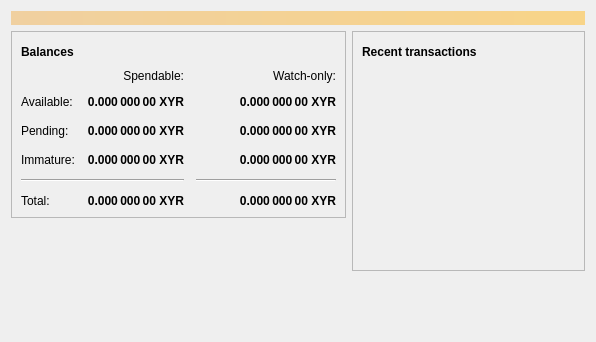
<?xml version="1.0" encoding="UTF-8"?>
<ui version="4.0">
 <class>OverviewPage</class>
 <widget class="QWidget" name="OverviewPage">
  <property name="geometry">
   <rect>
    <x>0</x>
    <y>0</y>
    <width>596</width>
    <height>342</height>
   </rect>
  </property>
  <property name="windowTitle">
   <string>Form</string>
  </property>
  <layout class="QVBoxLayout" name="topLayout">
   <item>
    <widget class="QLabel" name="labelAlerts">
     <property name="visible">
      <bool>false</bool>
     </property>
     <property name="styleSheet">
      <string notr="true">QLabel { background-color: qlineargradient(x1: 0, y1: 0, x2: 1, y2: 0, stop:0 #F0D0A0, stop:1 #F8D488); color:#000000; }</string>
     </property>
     <property name="wordWrap">
      <bool>true</bool>
     </property>
     <property name="margin">
      <number>3</number>
     </property>
     <property name="textInteractionFlags">
      <set>Qt::TextSelectableByMouse</set>
     </property>
    </widget>
   </item>
   <item>
    <layout class="QHBoxLayout" name="horizontalLayout" stretch="1,1">
     <item>
      <layout class="QVBoxLayout" name="verticalLayout_2">
       <item>
        <widget class="QFrame" name="frame">
         <property name="frameShape">
          <enum>QFrame::StyledPanel</enum>
         </property>
         <property name="frameShadow">
          <enum>QFrame::Raised</enum>
         </property>
         <layout class="QVBoxLayout" name="verticalLayout_4">
          <item>
           <layout class="QHBoxLayout" name="horizontalLayout_4">
            <item>
             <widget class="QLabel" name="label_5">
              <property name="font">
               <font>
                <weight>75</weight>
                <bold>true</bold>
               </font>
              </property>
              <property name="text">
               <string>Balances</string>
              </property>
             </widget>
            </item>
            <item>
             <widget class="QPushButton" name="labelWalletStatus">
              <property name="enabled">
               <bool>true</bool>
              </property>
              <property name="maximumSize">
               <size>
                <width>30</width>
                <height>16777215</height>
               </size>
              </property>
              <property name="toolTip">
               <string>The displayed information may be out of date. Your wallet automatically synchronizes with the XEYRA network after a connection is established, but this process has not completed yet.</string>
              </property>
              <property name="text">
               <string/>
              </property>
              <property name="icon">
               <iconset resource="../bitcoin.qrc">
                <normaloff>:/icons/warning</normaloff>
                <disabledoff>:/icons/warning</disabledoff>:/icons/warning</iconset>
              </property>
              <property name="iconSize">
               <size>
                <width>24</width>
                <height>24</height>
               </size>
              </property>
              <property name="flat">
               <bool>true</bool>
              </property>
             </widget>
            </item>
            <item>
             <spacer name="horizontalSpacer_3">
              <property name="orientation">
               <enum>Qt::Horizontal</enum>
              </property>
              <property name="sizeHint" stdset="0">
               <size>
                <width>40</width>
                <height>20</height>
               </size>
              </property>
             </spacer>
            </item>
           </layout>
          </item>
          <item>
           <layout class="QGridLayout" name="gridLayout">
            <property name="spacing">
             <number>12</number>
            </property>
            <item row="2" column="2">
             <widget class="QLabel" name="labelWatchPending">
              <property name="font">
               <font>
                <weight>75</weight>
                <bold>true</bold>
               </font>
              </property>
              <property name="cursor">
               <cursorShape>IBeamCursor</cursorShape>
              </property>
              <property name="toolTip">
               <string>Unconfirmed transactions to watch-only addresses</string>
              </property>
              <property name="text">
               <string notr="true">0.000 000 00 XYR</string>
              </property>
              <property name="alignment">
               <set>Qt::AlignRight|Qt::AlignTrailing|Qt::AlignVCenter</set>
              </property>
              <property name="textInteractionFlags">
               <set>Qt::LinksAccessibleByMouse|Qt::TextSelectableByKeyboard|Qt::TextSelectableByMouse</set>
              </property>
             </widget>
            </item>
            <item row="2" column="1">
             <widget class="QLabel" name="labelUnconfirmed">
              <property name="font">
               <font>
                <weight>75</weight>
                <bold>true</bold>
               </font>
              </property>
              <property name="cursor">
               <cursorShape>IBeamCursor</cursorShape>
              </property>
              <property name="toolTip">
               <string>Total of transactions that have yet to be confirmed, and do not yet count toward the spendable balance</string>
              </property>
              <property name="text">
               <string notr="true">0.000 000 00 XYR</string>
              </property>
              <property name="alignment">
               <set>Qt::AlignRight|Qt::AlignTrailing|Qt::AlignVCenter</set>
              </property>
              <property name="textInteractionFlags">
               <set>Qt::LinksAccessibleByMouse|Qt::TextSelectableByKeyboard|Qt::TextSelectableByMouse</set>
              </property>
             </widget>
            </item>
            <item row="3" column="2">
             <widget class="QLabel" name="labelWatchImmature">
              <property name="font">
               <font>
                <weight>75</weight>
                <bold>true</bold>
               </font>
              </property>
              <property name="cursor">
               <cursorShape>IBeamCursor</cursorShape>
              </property>
              <property name="toolTip">
               <string>Mined balance in watch-only addresses that has not yet matured</string>
              </property>
              <property name="text">
               <string notr="true">0.000 000 00 XYR</string>
              </property>
              <property name="alignment">
               <set>Qt::AlignRight|Qt::AlignTrailing|Qt::AlignVCenter</set>
              </property>
              <property name="textInteractionFlags">
               <set>Qt::LinksAccessibleByMouse|Qt::TextSelectableByKeyboard|Qt::TextSelectableByMouse</set>
              </property>
             </widget>
            </item>
            <item row="4" column="0" colspan="2">
             <widget class="Line" name="line">
              <property name="orientation">
               <enum>Qt::Horizontal</enum>
              </property>
             </widget>
            </item>
            <item row="4" column="2">
             <widget class="Line" name="lineWatchBalance">
              <property name="sizePolicy">
               <sizepolicy hsizetype="Preferred" vsizetype="Fixed">
                <horstretch>0</horstretch>
                <verstretch>0</verstretch>
               </sizepolicy>
              </property>
              <property name="minimumSize">
               <size>
                <width>140</width>
                <height>0</height>
               </size>
              </property>
              <property name="orientation">
               <enum>Qt::Horizontal</enum>
              </property>
             </widget>
            </item>
            <item row="5" column="0">
             <widget class="QLabel" name="labelTotalText">
              <property name="text">
               <string>Total:</string>
              </property>
             </widget>
            </item>
            <item row="3" column="1">
             <widget class="QLabel" name="labelImmature">
              <property name="font">
               <font>
                <weight>75</weight>
                <bold>true</bold>
               </font>
              </property>
              <property name="cursor">
               <cursorShape>IBeamCursor</cursorShape>
              </property>
              <property name="toolTip">
               <string>Mined balance that has not yet matured</string>
              </property>
              <property name="text">
               <string notr="true">0.000 000 00 XYR</string>
              </property>
              <property name="alignment">
               <set>Qt::AlignRight|Qt::AlignTrailing|Qt::AlignVCenter</set>
              </property>
              <property name="textInteractionFlags">
               <set>Qt::LinksAccessibleByMouse|Qt::TextSelectableByKeyboard|Qt::TextSelectableByMouse</set>
              </property>
             </widget>
            </item>
            <item row="2" column="3">
             <spacer name="horizontalSpacer_2">
              <property name="orientation">
               <enum>Qt::Horizontal</enum>
              </property>
              <property name="sizeHint" stdset="0">
               <size>
                <width>40</width>
                <height>20</height>
               </size>
              </property>
             </spacer>
            </item>
            <item row="3" column="0">
             <widget class="QLabel" name="labelImmatureText">
              <property name="text">
               <string>Immature:</string>
              </property>
             </widget>
            </item>
            <item row="5" column="1">
             <widget class="QLabel" name="labelTotal">
              <property name="font">
               <font>
                <weight>75</weight>
                <bold>true</bold>
               </font>
              </property>
              <property name="cursor">
               <cursorShape>IBeamCursor</cursorShape>
              </property>
              <property name="toolTip">
               <string>Your current total balance</string>
              </property>
              <property name="text">
               <string notr="true">0.000 000 00 XYR</string>
              </property>
              <property name="alignment">
               <set>Qt::AlignRight|Qt::AlignTrailing|Qt::AlignVCenter</set>
              </property>
              <property name="textInteractionFlags">
               <set>Qt::LinksAccessibleByMouse|Qt::TextSelectableByKeyboard|Qt::TextSelectableByMouse</set>
              </property>
             </widget>
            </item>
            <item row="5" column="2">
             <widget class="QLabel" name="labelWatchTotal">
              <property name="font">
               <font>
                <weight>75</weight>
                <bold>true</bold>
               </font>
              </property>
              <property name="cursor">
               <cursorShape>IBeamCursor</cursorShape>
              </property>
              <property name="toolTip">
               <string>Current total balance in watch-only addresses</string>
              </property>
              <property name="text">
               <string notr="true">0.000 000 00 XYR</string>
              </property>
              <property name="alignment">
               <set>Qt::AlignRight|Qt::AlignTrailing|Qt::AlignVCenter</set>
              </property>
              <property name="textInteractionFlags">
               <set>Qt::LinksAccessibleByMouse|Qt::TextSelectableByKeyboard|Qt::TextSelectableByMouse</set>
              </property>
             </widget>
            </item>
            <item row="0" column="2">
             <widget class="QLabel" name="labelWatchonly">
              <property name="text">
               <string>Watch-only:</string>
              </property>
              <property name="alignment">
               <set>Qt::AlignRight|Qt::AlignTrailing|Qt::AlignVCenter</set>
              </property>
             </widget>
            </item>
            <item row="1" column="0">
             <widget class="QLabel" name="labelBalanceText">
              <property name="text">
               <string>Available:</string>
              </property>
             </widget>
            </item>
            <item row="1" column="1">
             <widget class="QLabel" name="labelBalance">
              <property name="font">
               <font>
                <weight>75</weight>
                <bold>true</bold>
               </font>
              </property>
              <property name="cursor">
               <cursorShape>IBeamCursor</cursorShape>
              </property>
              <property name="toolTip">
               <string>Your current spendable balance</string>
              </property>
              <property name="text">
               <string notr="true">0.000 000 00 XYR</string>
              </property>
              <property name="alignment">
               <set>Qt::AlignRight|Qt::AlignTrailing|Qt::AlignVCenter</set>
              </property>
              <property name="textInteractionFlags">
               <set>Qt::LinksAccessibleByMouse|Qt::TextSelectableByKeyboard|Qt::TextSelectableByMouse</set>
              </property>
             </widget>
            </item>
            <item row="1" column="2">
             <widget class="QLabel" name="labelWatchAvailable">
              <property name="font">
               <font>
                <weight>75</weight>
                <bold>true</bold>
               </font>
              </property>
              <property name="cursor">
               <cursorShape>IBeamCursor</cursorShape>
              </property>
              <property name="toolTip">
               <string>Your current balance in watch-only addresses</string>
              </property>
              <property name="text">
               <string notr="true">0.000 000 00 XYR</string>
              </property>
              <property name="alignment">
               <set>Qt::AlignRight|Qt::AlignTrailing|Qt::AlignVCenter</set>
              </property>
              <property name="textInteractionFlags">
               <set>Qt::LinksAccessibleByMouse|Qt::TextSelectableByKeyboard|Qt::TextSelectableByMouse</set>
              </property>
             </widget>
            </item>
            <item row="2" column="0">
             <widget class="QLabel" name="labelPendingText">
              <property name="text">
               <string>Pending:</string>
              </property>
             </widget>
            </item>
            <item row="0" column="1">
             <widget class="QLabel" name="labelSpendable">
              <property name="text">
               <string>Spendable:</string>
              </property>
              <property name="alignment">
               <set>Qt::AlignRight|Qt::AlignTrailing|Qt::AlignVCenter</set>
              </property>
             </widget>
            </item>
           </layout>
          </item>
         </layout>
        </widget>
       </item>
       <item>
        <spacer name="verticalSpacer">
         <property name="orientation">
          <enum>Qt::Vertical</enum>
         </property>
         <property name="sizeHint" stdset="0">
          <size>
           <width>20</width>
           <height>40</height>
          </size>
         </property>
        </spacer>
       </item>
      </layout>
     </item>
     <item>
      <layout class="QVBoxLayout" name="verticalLayout_3">
       <item>
        <widget class="QFrame" name="frame_2">
         <property name="frameShape">
          <enum>QFrame::StyledPanel</enum>
         </property>
         <property name="frameShadow">
          <enum>QFrame::Raised</enum>
         </property>
         <layout class="QVBoxLayout" name="verticalLayout">
          <item>
           <layout class="QHBoxLayout" name="horizontalLayout_2">
            <item>
             <widget class="QLabel" name="label_4">
              <property name="font">
               <font>
                <weight>75</weight>
                <bold>true</bold>
               </font>
              </property>
              <property name="text">
               <string>Recent transactions</string>
              </property>
             </widget>
            </item>
            <item>
             <widget class="QPushButton" name="labelTransactionsStatus">
              <property name="enabled">
               <bool>true</bool>
              </property>
              <property name="maximumSize">
               <size>
                <width>30</width>
                <height>16777215</height>
               </size>
              </property>
              <property name="toolTip">
               <string>The displayed information may be out of date. Your wallet automatically synchronizes with the XEYRA network after a connection is established, but this process has not completed yet.</string>
              </property>
              <property name="text">
               <string/>
              </property>
              <property name="icon">
               <iconset resource="../bitcoin.qrc">
                <normaloff>:/icons/warning</normaloff>
                <disabledoff>:/icons/warning</disabledoff>:/icons/warning</iconset>
              </property>
              <property name="iconSize">
               <size>
                <width>24</width>
                <height>24</height>
               </size>
              </property>
              <property name="flat">
               <bool>true</bool>
              </property>
             </widget>
            </item>
            <item>
             <spacer name="horizontalSpacer">
              <property name="orientation">
               <enum>Qt::Horizontal</enum>
              </property>
              <property name="sizeHint" stdset="0">
               <size>
                <width>40</width>
                <height>20</height>
               </size>
              </property>
             </spacer>
            </item>
           </layout>
          </item>
          <item>
           <widget class="QListView" name="listTransactions">
            <property name="styleSheet">
             <string notr="true">QListView { background: transparent; }</string>
            </property>
            <property name="frameShape">
             <enum>QFrame::NoFrame</enum>
            </property>
            <property name="verticalScrollBarPolicy">
             <enum>Qt::ScrollBarAlwaysOff</enum>
            </property>
            <property name="horizontalScrollBarPolicy">
             <enum>Qt::ScrollBarAlwaysOff</enum>
            </property>
            <property name="selectionMode">
             <enum>QAbstractItemView::NoSelection</enum>
            </property>
           </widget>
          </item>
         </layout>
        </widget>
       </item>
       <item>
        <spacer name="verticalSpacer_2">
         <property name="orientation">
          <enum>Qt::Vertical</enum>
         </property>
         <property name="sizeHint" stdset="0">
          <size>
           <width>20</width>
           <height>40</height>
          </size>
         </property>
        </spacer>
       </item>
      </layout>
     </item>
    </layout>
   </item>
  </layout>
 </widget>
 <resources/>
 <connections/>
</ui>
